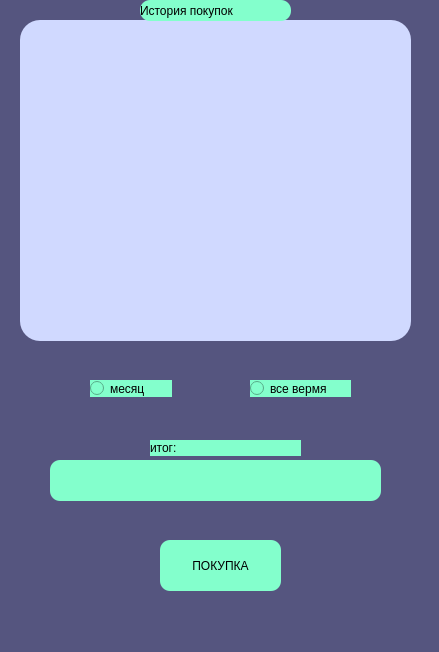
<?xml version="1.0" encoding="UTF-8"?>
<ui version="4.0">
 <class>MainWindow</class>
 <widget class="QMainWindow" name="MainWindow">
  <property name="geometry">
   <rect>
    <x>0</x>
    <y>0</y>
    <width>439</width>
    <height>652</height>
   </rect>
  </property>
  <property name="windowTitle">
   <string>MainWindow</string>
  </property>
  <property name="styleSheet">
   <string notr="true">background-color: rgb(85, 85, 127);
font: 8pt &quot;Segoe Print&quot;;</string>
  </property>
  <widget class="QWidget" name="centralwidget">
   <widget class="QTableWidget" name="tableWidget">
    <property name="geometry">
     <rect>
      <x>20</x>
      <y>20</y>
      <width>391</width>
      <height>321</height>
     </rect>
    </property>
    <property name="styleSheet">
     <string notr="true">border-radius: 20px;
background-color: rgb(208, 217, 255);</string>
    </property>
   </widget>
   <widget class="QPushButton" name="pushButton">
    <property name="geometry">
     <rect>
      <x>160</x>
      <y>540</y>
      <width>121</width>
      <height>51</height>
     </rect>
    </property>
    <property name="styleSheet">
     <string notr="true">border-radius: 10px;
background-color: rgb(131, 255, 204);</string>
    </property>
    <property name="text">
     <string>ПОКУПКА</string>
    </property>
   </widget>
   <widget class="QLabel" name="label">
    <property name="geometry">
     <rect>
      <x>50</x>
      <y>460</y>
      <width>331</width>
      <height>41</height>
     </rect>
    </property>
    <property name="styleSheet">
     <string notr="true">border-radius: 10px;
background-color: rgb(131, 255, 204);</string>
    </property>
    <property name="text">
     <string/>
    </property>
   </widget>
   <widget class="QRadioButton" name="radioButton">
    <property name="enabled">
     <bool>true</bool>
    </property>
    <property name="geometry">
     <rect>
      <x>90</x>
      <y>380</y>
      <width>82</width>
      <height>17</height>
     </rect>
    </property>
    <property name="styleSheet">
     <string notr="true">border-radius: 10px;
background-color: rgb(131, 255, 204);</string>
    </property>
    <property name="text">
     <string>месяц</string>
    </property>
   </widget>
   <widget class="QRadioButton" name="radioButton_2">
    <property name="geometry">
     <rect>
      <x>250</x>
      <y>380</y>
      <width>101</width>
      <height>17</height>
     </rect>
    </property>
    <property name="styleSheet">
     <string notr="true">border-radius: 20px;
background-color: rgb(131, 255, 204);</string>
    </property>
    <property name="text">
     <string>все вермя</string>
    </property>
   </widget>
   <widget class="QLabel" name="label_2">
    <property name="geometry">
     <rect>
      <x>140</x>
      <y>0</y>
      <width>151</width>
      <height>21</height>
     </rect>
    </property>
    <property name="styleSheet">
     <string notr="true">border-radius: 10px;
background-color: rgb(131, 255, 204);</string>
    </property>
    <property name="text">
     <string>История покупок</string>
    </property>
   </widget>
   <widget class="QLabel" name="label_3">
    <property name="geometry">
     <rect>
      <x>150</x>
      <y>440</y>
      <width>151</width>
      <height>16</height>
     </rect>
    </property>
    <property name="styleSheet">
     <string notr="true">border-radius: 20px;
background-color: rgb(131, 255, 204);</string>
    </property>
    <property name="text">
     <string>итог:</string>
    </property>
   </widget>
  </widget>
  <widget class="QMenuBar" name="menubar">
   <property name="geometry">
    <rect>
     <x>0</x>
     <y>0</y>
     <width>439</width>
     <height>29</height>
    </rect>
   </property>
  </widget>
  <widget class="QStatusBar" name="statusbar"/>
 </widget>
 <resources/>
 <connections/>
</ui>
